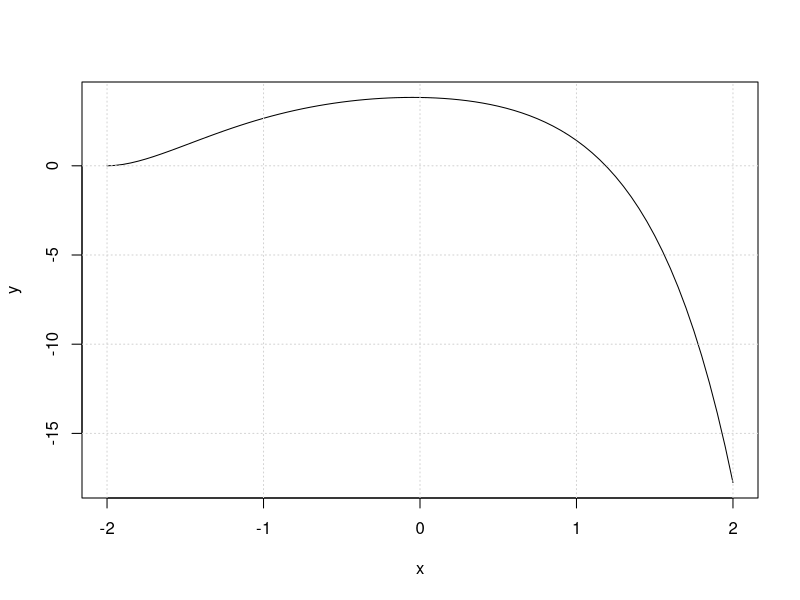
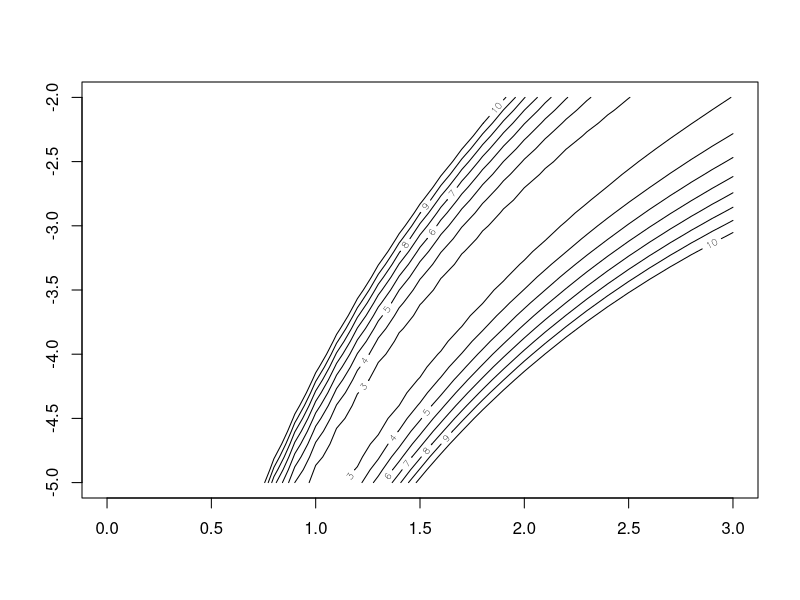
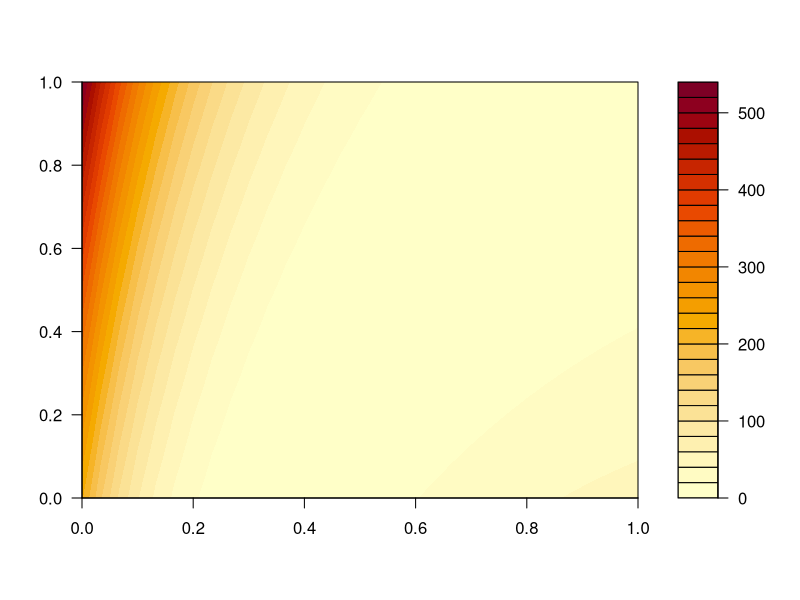
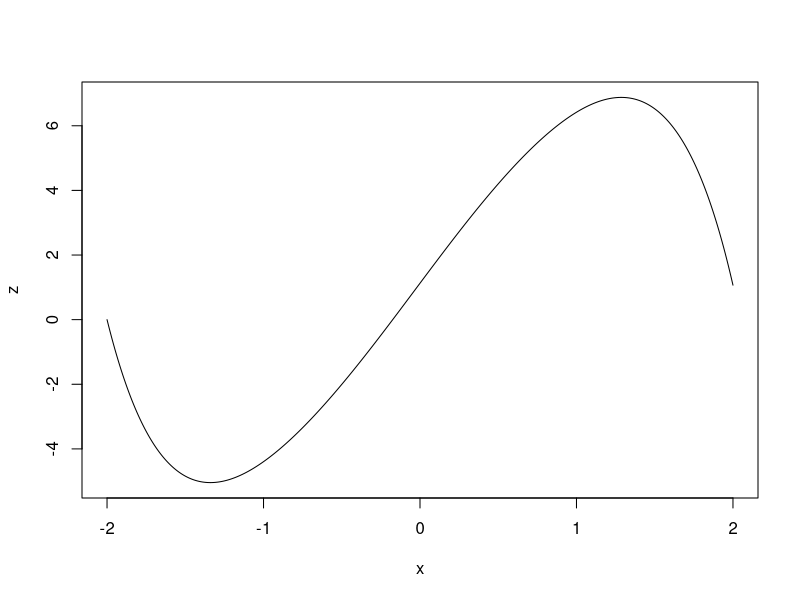
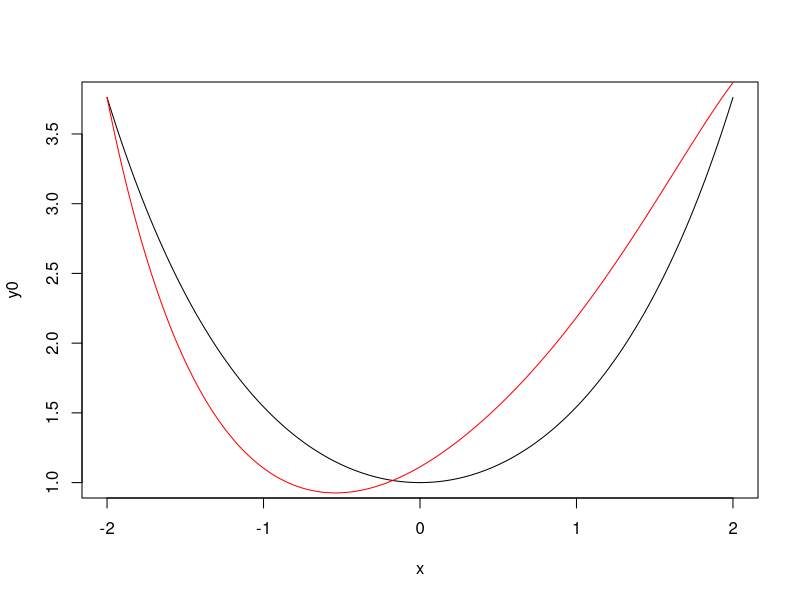
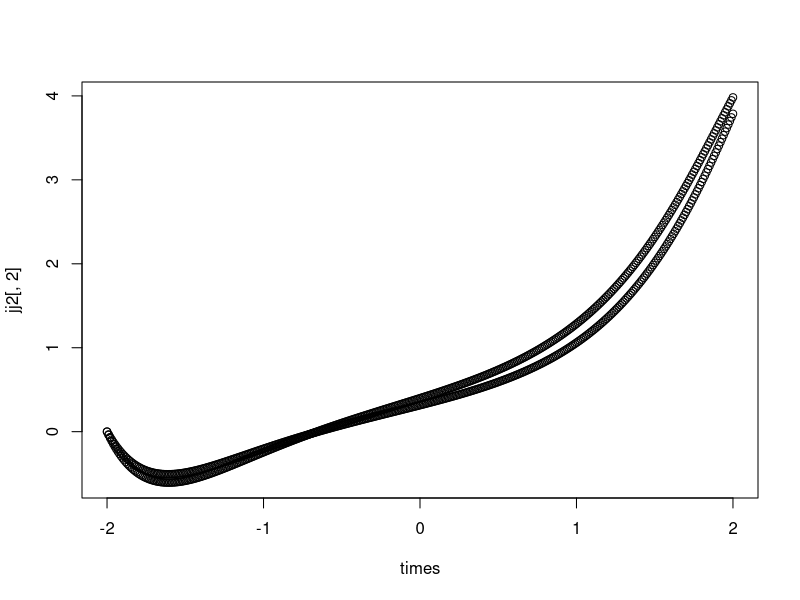
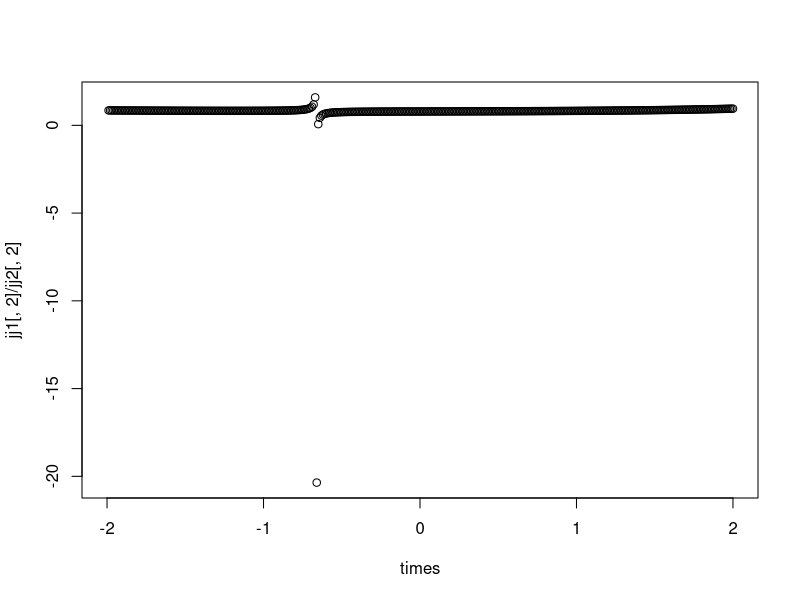
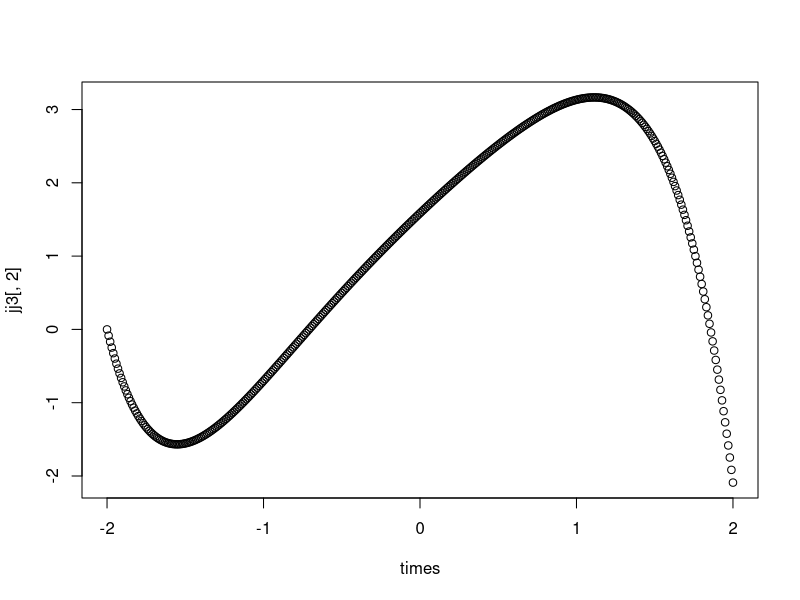

Here is the R script that generated these plots, in order:
## ---- chunk 1
knitr::opts_chunk$set(echo = TRUE)
## ---- chunk 2
library("deSolve") 
sech <- function(x){1/cosh(x)}
Lorenz <- function(t, state, parameters) {
    with(as.list(c(state, parameters)), {
        dZ <- Zdash

        phi <- t-1
        phi_y  <- 0
        phi_x <- 1
        numerator <- (
            +Zdash * (3*lambda * sech(t)^3 * tanh(t) + 2*sech(t)^2 * tanh(t))
            -Z     * sech(t)^2
            + phi_y * cosh(t)
            -(phi_x + phi_y*sinh(t))*tanh(t)
            -phi*sech(t)^2
        )

        denominator <- lambda *sech(t)^3  + sech(t)^2

        dZdash <- numerator/denominator
        dextra_length <- Zdash*tanh(t)
        dextra_length2 <- -Z*sech(t)^2
        list(c(dZ, dZdash, dextra_length, dextra_length2))
    })
}

parameters <- c(lambda = 0)
state      <- c(Z = 0, Zdash = 0, extra_length = 0, extra_length2 = 0)  # initial conditions
times      <- seq(-2, 2, by = 0.05)

out <- ode(y = state, times = times, func = Lorenz, parms = parameters)
## ---- chunk 3
head(out)
tail(out)
x <- out[,1]
y <- out[,2]
plot(x,y,type='l')
grid()
## ---- chunk 4
f <- function(unknown, give=FALSE){
    lambda        <- unknown[1]
    Zdash_initial <- unknown[2]
    times <- seq(from = -2, to = 2, by = 1)
    parameters <- c(lambda = lambda)
    state <-  # initial conditions
        c(Z = 0, Zdash = Zdash_initial, extra_length=0, extra_length2=0) 
    out <- ode(y = state, times = times, func = Lorenz, parms = parameters)
    final_disp <- out[5,2]
    extra_length <- out[5,4]
    badness <- final_disp^2 + extra_length^2
    if(give){
        return(out)
    } else {
        return(badness)
    } 
}
## ---- chunk 5
f(c(2, 1.0))
f(c(2, 1.1))
## ---- chunk 6
jj <- optim(c(0,0),f)
jj

## ---- chunk 7
v1 <- seq(from = 0, to = 3, by = 0.1)
v2 <- seq(from = -5, to = -2, by = 0.1)
M <- as.matrix(expand.grid(v1,v2))
head(M)
bad <- sapply(seq_len(nrow(M)),function(i){f(unname(M[i,]))})
## ---- chunk 8
M <- matrix(bad,length(v1),length(v2))
contour(v1, v2, M, levels=0:10)
filled.contour(M)
## ---- chunk 9
jj$par
parameters <- c(lambda = jj$par[1])
state      <- c(Z = 0, Zdash = jj$par[2], extra_length=0, extra_length2=0)  # initial conditions
times      <- seq(-2, 2, by = 0.01)

out <- ode(y = state, times = times, func = Lorenz, parms = parameters)
head(out)
tail(out)
x  <- out[,1]
z <- out[,2]
y0 <- cosh(x)

plot(x, z,type="l")
plot(x, y0,type="l")
points(x, y0+z/10,type="l",col="red")
## ---- chunk 10
p1 <- c(4,-3.409)
p2 <- c(3,-3.999)
## ---- chunk 11
show <- function(p){
    parameters <- c(lambda = p[1])
state      <- c(Z = 0, Zdash = p[2], extra_length=0, extra_length2=0)  # initial conditions
times      <- seq(-2, 2, by = 0.01)
ode(y = state, times = times, func = Lorenz, parms = parameters)
}


jj1 <- show(p1)
jj2 <- show(p2)

plot(times,jj2[,2])
points(times,jj1[,2])


plot(times,jj1[,2]/jj2[,2])
## ---- chunk 12
jj3 <- show(c(0, -8.7563))
plot(times,jj3[,2])
## ---- chunk 13
parameters <- c(lambda = 0)
state      <- c(Z = 0, Zdash = -8.7563, extra_length=0, extra_length2=0)  # initial conditions
times      <- seq(-2, 2, by = 0.01)

out <- ode(y = state, times = times, func = Lorenz, parms = parameters)
head(out)
tail(out)
x  <- out[,1]
z <- out[,2]
y0 <- cosh(x)

plot(x, z,type="l")
plot(x, y0,type="l")
points(x, y0+z/5,type="l",col="red")
## ---- chunk 14
cat <- function(t, state, parameters) {
    with(as.list(c(state, parameters)), {
        dZ <- Zdash
        numerator <- (1+Zdash^2) * (1-a*Zdash^2)
        denominator <-  Z + a*t + lambda
        dZdash <- numerator/denominator
        list(c(dZ, dZdash))
    })
}

parameters <- c(lambda = 1.5, a = 0.2)
state      <- c(Z = 0, Zdash = -1)  # initial conditions
times      <- seq(-2, 1, by = 0.01)

out <- ode(y = state, times = times, func = cat, parms = parameters)
## ---- chunk 15
head(out)
tail(out)
x <- out[,1]
y <- out[,2]
plot(x,y,asp=1,type='l')
grid()
abline(5.0,1/0.2,lwd=0.2)
abline(5.2,1/0.2,lwd=0.1)
abline(0.0,-0.2,lwd=0.2)
abline(0.2,-0.2,lwd=0.1)
